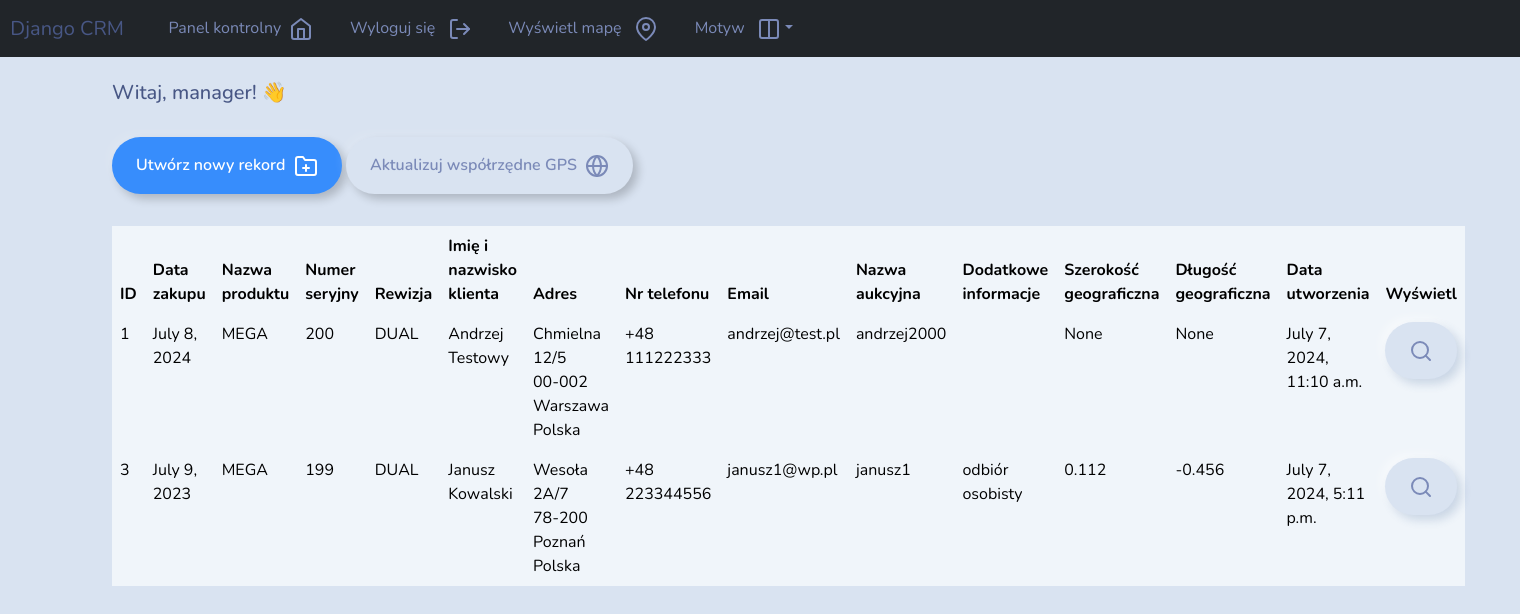
/dashboard (signed in), run on an earlier commit of the app's database.
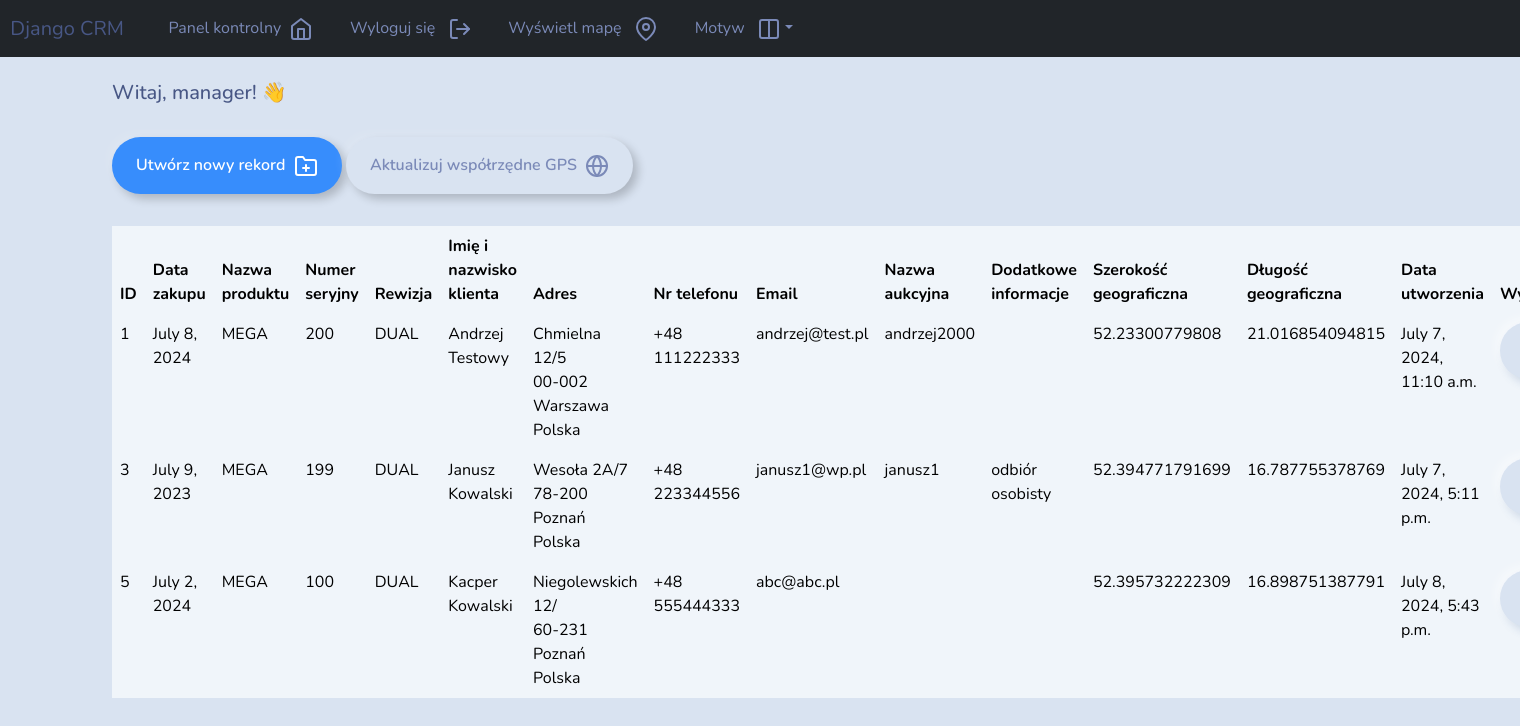
And on a later commit of the database.
### webapp/models.py (models this page shows, shortened)
class Record(models.Model):
    creation_date = models.DateTimeField(auto_now_add=True)
    purchase_date = models.DateField(blank=True, null=True)  # Allows blank and NULL
    product_name = models.CharField(max_length=100, blank=True)  # Allows blank
    serial_number = models.CharField(max_length=100, blank=True)  # Allows blank
    revision = models.CharField(max_length=100, blank=True)  # Allows blank
    customer_first_name = models.CharField(max_length=100, blank=True)  # Allows blank
    customer_last_name = models.CharField(max_length=100, blank=True)  # Allows blank
    address_street = models.CharField(max_length=100, blank=True)  # Allows blank
    address_building = models.CharField(max_length=100, blank=True)  # Allows blank
    address_apartment = models.CharField(max_length=100, blank=True)  # Allows blank
    address_city = models.CharField(max_length=100, blank=True)  # Allows blank
    address_postal_code = models.CharField(max_length=100, blank=True)  # Allows blank
    address_country = models.CharField(max_length=100, blank=True)  # Allows blank
    phone_number = models.CharField(max_length=100, blank=True)  # Allows blank
    email = models.EmailField(max_length=100, blank=True)  # Allows blank
    auction_name = models.CharField(max_length=100, blank=True)  # Allows blank
    additional_info = models.TextField(max_length=1000, blank=True)  # Allows blank
    gps_latitude = models.FloatField(null=True, blank=True)  # Allows NULL and blank
    gps_longitude = models.FloatField(null=True, blank=True)  # Allows NULL and blank

### webapp/views.py (the view)
# urls.py: path('dashboard', views.dashboard, name='dashboard'),
@login_required(login_url='user_login')
def dashboard(request):
    my_records = Record.objects.all()
    context = {'records': my_records}
    return render(request, 'webapp/dashboard.html', context=context)

### webapp/templates/webapp/dashboard.html (shortened to what this page needs)
{% extends 'webapp/base.html' %}
{% load static %}
{% block content %}
<h5>Witaj, {{user}}! 👋</h5>
<a class="btn btn-outline-primary btn-md" href="{% url 'create_record' %}">Utwórz nowy rekord&nbsp;&nbsp;<i data-feather="folder-plus"></i></a>
<a class="btn btn-outline-secondary btn-md" href="{% url 'update_coordinates' %}">Aktualizuj współrzędne GPS&nbsp;&nbsp;<i data-feather="globe"></i></a>
<table class="table table-light table-hover">
    <thead class="thead-light">
        <tr>
            <th scope="col">ID</th>
            <th scope="col">Data zakupu</th>
            <th scope="col">Nazwa produktu</th>
            <th scope="col">Numer seryjny</th>
            <th scope="col">Rewizja</th>
            <th scope="col">Imię i nazwisko klienta</th>
            <th scope="col">Adres</th>
            <th scope="col">Nr telefonu</th>
            <th scope="col">Email</th>
            <th scope="col">Nazwa aukcyjna</th>
            <th scope="col">Dodatkowe informacje</th>
            <th scope="col">Szerokość geograficzna</th>
            <th scope="col">Długość geograficzna</th>
            <th scope="col">Data utworzenia</th>
            <th scope="col">Wyświetl</th>
        </tr>
    </thead>
    <tbody>
        {% if records %}
            {% for record in records %}
            <tr>
                <td>{{record.id}}</td>
                <td>{{record.purchase_date}}</td>
                <td>{{record.product_name}}</td>
                <td>{{record.serial_number}}</td>
                <td>{{record.revision}}</td>
                <td>{{record.customer_first_name}} {{record.customer_last_name}}</td>
                <td>{{record.address_street}} {{record.address_building}}/{{record.address_apartment}}<br>
                    {{record.address_postal_code}} {{record.address_city}}<br>
                    {{record.address_country}}
                </td>
                <td>{{record.phone_number}}</td>
                <td>{{record.email}}</td>
                <td>{{record.auction_name}}</td>
                <td>{{record.additional_info}}</td>
                <td>{{record.gps_latitude}}</td>
                <td>{{record.gps_longitude}}</td>
                <td>{{record.creation_date}}</td>
                <td>
                    <a class="btn btn-success btn-md" href="{% url 'view_record' record.id %}"><i data-feather="search"></i></a>
                </td>
            </tr>
            {% endfor %}
        {% endif %}
    </tbody>
</table>
{% endblock %}

### webapp/templates/webapp/base.html (shortened to what this page needs)
{% load static %}
<!DOCTYPE html>
<html>
    <head>
        {% with request.session.theme as theme %}
        <link rel="stylesheet" type="text/css" href="https://bootswatch.com/5/{{ theme|default:'morph' }}/bootstrap.min.css">
        {% endwith %}
        <link rel="stylesheet" type="text/css" href="{% static 'css/styles.css' %}">
    </head>
    <body>
        {% include 'webapp/navbar.html' %}
        <div class="container">
            <br>
            {% block content %}
            {% endblock %}
        </div>
        <link rel="stylesheet" type="text/css" href="https://cdn.datatables.net/2.0.8/css/dataTables.dataTables.min.css"/>
    </body>
</html>

### webapp/templates/webapp/navbar.html (shortened to what this page needs)
<nav class="navbar navbar-expand-lg bg-dark justify-content-center">
    <a class="navbar-brand main-heading" href="{% url '' %}"> &nbsp; Django CRM</a>
    <div class="collapse navbar-collapse text-center" id="navbarNavDropdown">
        <ul class="navbar-nav mr-auto">
            {% if user.is_authenticated %}
            <li class="nav-item"><a class="nav-link" href="{% url 'dashboard' %}">Panel kontrolny &nbsp;<i data-feather="home"></i></a></li>
            <li class="nav-item"><a class="nav-link" href="{% url 'user_logout' %}">Wyloguj się &nbsp; <i data-feather="log-out"></i></a></li>
            <li class="nav-item"><a class="nav-link" href="{% url 'view_map' %}">Wyświetl mapę &nbsp&nbsp<i data-feather="map-pin"></i></a></li>
            {% else %}
            <li class="nav-item"><a class="nav-link" href="{% url 'register' %}">Zarejestruj się &nbsp&nbsp<i data-feather="user-plus"></i></a></li>
            &nbsp; &nbsp; &nbsp;
            <li class="nav-item"><a class="nav-link" href="{% url 'user_login' %}">Zaloguj się &nbsp&nbsp<i data-feather="log-in"></i></a></li>
            {% endif %}
            <li class="nav-item dropdown">
                <a class="nav-link dropdown-toggle" href="#" id="navbarDropdownMenuLink" role="button" data-bs-toggle="dropdown" aria-expanded="false">Motyw &nbsp&nbsp<i data-feather="columns"></i></a>
            </li>
        </ul>
    </div>
</nav>

What changed in the data, as far as the page shows it:
changed Record "July 8, 2024": gps_latitude "None" → "52.23300779808"; gps_longitude "None" → "21.016854094815"
changed Record "July 9, 2023": gps_latitude "0.112" → "52.394771791699"; gps_longitude "-0.456" → "16.787755378769"
added Record: id "5", purchase_date "July 2, 2024", product_name "MEGA", serial_number "100", revision "DUAL", customer_first_name "Kacper", customer_last_name "Kowalski", address_street "Niegolewskich", address_building "12", address_postal_code "60-231", address_city "Poznań", address_country "Polska", phone_number "+48 555444333", email "abc@abc.pl", gps_latitude "52.395732222309", gps_longitude "16.898751387791", creation_date "July 8, 2024, 5:43 p.m."
